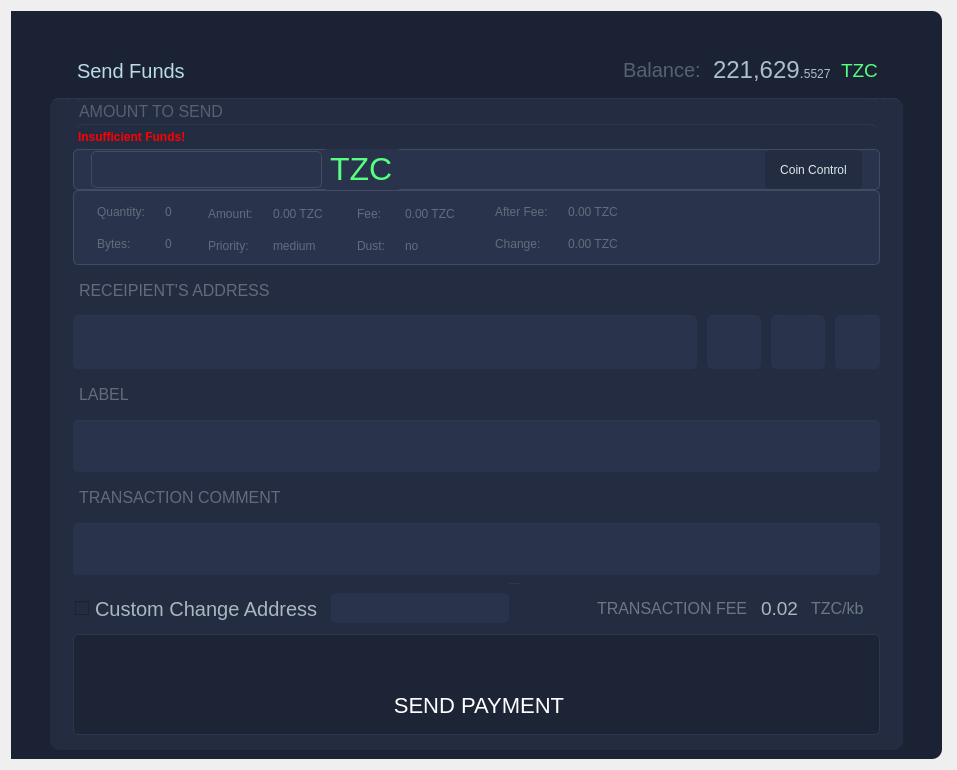
<?xml version="1.0" encoding="UTF-8"?>
<ui version="4.0">
 <class>SendCoinsDialog</class>
 <widget class="QWidget" name="SendCoinsDialog">
  <property name="windowModality">
   <enum>Qt::NonModal</enum>
  </property>
  <property name="geometry">
   <rect>
    <x>0</x>
    <y>0</y>
    <width>957</width>
    <height>770</height>
   </rect>
  </property>
  <property name="windowTitle">
   <string>Form</string>
  </property>
  <property name="styleSheet">
   <string notr="true">
       border:0px;
       title:none;
       background-image: url(:/icons/Background1.png);
       background-repeat:no-repeat;
       background-position: center;
       background-attachment:fixed;
       background-size:cover;
       outline: none;
   </string>
  </property>
  <layout class="QGridLayout" name="gridLayout">
   <property name="rightMargin">
    <number>5</number>
   </property>
   <item row="0" column="0">
    <layout class="QHBoxLayout" name="horizontalLayout" stretch="4">
     <property name="spacing">
      <number>0</number>
     </property>
     <property name="rightMargin">
      <number>10</number>
     </property>
     <item>
      <widget class="QWidget" name="widget_2" native="true">
       <property name="styleSheet">
        <string notr="true">background:#1b2234;
padding:2px;
border-top-right-radius: 10px;
border-bottom-right-radius: 10px;
border-right:1px;
border-color:white;</string>
       </property>
       <layout class="QGridLayout" name="gridLayout_11">
        <item row="0" column="0">
         <layout class="QVBoxLayout" name="verticalLayout_2" stretch="3,25">
          <property name="spacing">
           <number>0</number>
          </property>
          <item>
           <layout class="QVBoxLayout" name="WALLET_TITLE">
            <property name="spacing">
             <number>0</number>
            </property>
            <item>
             <layout class="QHBoxLayout" name="WalletTitle" stretch="0,0,0,0,0,0,0">
              <property name="spacing">
               <number>0</number>
              </property>
              <item>
               <spacer name="horizontalSpacer_9">
                <property name="orientation">
                 <enum>Qt::Horizontal</enum>
                </property>
                <property name="sizeType">
                 <enum>QSizePolicy::Fixed</enum>
                </property>
                <property name="sizeHint" stdset="0">
                 <size>
                  <width>50</width>
                  <height>20</height>
                 </size>
                </property>
               </spacer>
              </item>
              <item>
               <widget class="QLabel" name="label">
                <property name="styleSheet">
                 <string notr="true">background-color:#1b2234;
padding-top:25px;
font-size:20px;
color:#b9dbe8;


</string>
                </property>
                <property name="text">
                 <string>Send Funds</string>
                </property>
               </widget>
              </item>
              <item>
               <spacer name="horizontalSpacer">
                <property name="orientation">
                 <enum>Qt::Horizontal</enum>
                </property>
                <property name="sizeHint" stdset="0">
                 <size>
                  <width>40</width>
                  <height>20</height>
                 </size>
                </property>
               </spacer>
              </item>
              <item>
               <widget class="QLabel" name="label_4">
                <property name="styleSheet">
                 <string notr="true">color:#566070;
background-color:#1b2234;
padding-top:25px;
font-size:20px;
</string>
                </property>
                <property name="text">
                 <string>&lt;html&gt;&lt;head/&gt;&lt;body&gt;&lt;p&gt;Balance:&lt;/p&gt;&lt;/body&gt;&lt;/html&gt;</string>
                </property>
               </widget>
              </item>
              <item>
               <widget class="QLabel" name="labelBalance">
                <property name="styleSheet">
                 <string notr="true">font: 75 14pt &quot;Ubuntu&quot;;
color:#a5c3d1;
backcolor:black;
color:#acbecd;
background-color:#1b2234;
padding-top:25px;

</string>
                </property>
                <property name="text">
                 <string>&lt;html&gt;&lt;head/&gt;&lt;body&gt;&lt;p&gt;&lt;span style=&quot; font-size:18pt; font-weight:400;&quot;&gt;221,629&lt;/span&gt;&lt;span style=&quot; font-size:11pt; font-weight:400;&quot;&gt;.&lt;/span&gt;5527&lt;/p&gt;&lt;/body&gt;&lt;/html&gt;</string>
                </property>
               </widget>
              </item>
              <item>
               <widget class="QLabel" name="label_3">
                <property name="styleSheet">
                 <string notr="true">font: 75 14pt &quot;Ubuntu&quot;;
color:#a5c3d1;
backcolor:black;
color:#acbecd;
background-color:#1b2234;
padding-top:25px;

</string>
                </property>
                <property name="text">
                 <string>&lt;html&gt;&lt;head/&gt;&lt;body&gt;&lt;p&gt;&lt;span style=&quot; font-size:14pt; color:#55ff7f;&quot;&gt;TZC&lt;/span&gt;&lt;/p&gt;&lt;/body&gt;&lt;/html&gt;</string>
                </property>
               </widget>
              </item>
              <item>
               <spacer name="horizontalSpacer_10">
                <property name="orientation">
                 <enum>Qt::Horizontal</enum>
                </property>
                <property name="sizeType">
                 <enum>QSizePolicy::Fixed</enum>
                </property>
                <property name="sizeHint" stdset="0">
                 <size>
                  <width>50</width>
                  <height>20</height>
                 </size>
                </property>
               </spacer>
              </item>
             </layout>
            </item>
           </layout>
          </item>
          <item>
           <layout class="QVBoxLayout" name="BALANCE_CONTENT">
            <property name="spacing">
             <number>0</number>
            </property>
            <property name="leftMargin">
             <number>30</number>
            </property>
            <property name="rightMargin">
             <number>30</number>
            </property>
            <item>
             <widget class="QWidget" name="widget_4" native="true">
              <property name="styleSheet">
               <string notr="true">background-color:#232c41;
border-top: 1px solid #2b3651;
border-radius: 10px;</string>
              </property>
              <layout class="QGridLayout" name="gridLayout_2">
               <property name="leftMargin">
                <number>0</number>
               </property>
               <property name="topMargin">
                <number>0</number>
               </property>
               <property name="rightMargin">
                <number>0</number>
               </property>
               <property name="bottomMargin">
                <number>0</number>
               </property>
               <property name="spacing">
                <number>0</number>
               </property>
               <item row="0" column="0">
                <layout class="QHBoxLayout" name="horizontalLayout_8" stretch="1,35,1">
                 <property name="spacing">
                  <number>0</number>
                 </property>
                 <item>
                  <widget class="QWidget" name="widget_5" native="true">
                   <property name="sizePolicy">
                    <sizepolicy hsizetype="Expanding" vsizetype="Expanding">
                     <horstretch>0</horstretch>
                     <verstretch>0</verstretch>
                    </sizepolicy>
                   </property>
                  </widget>
                 </item>
                 <item>
                  <layout class="QVBoxLayout" name="verticalLayout_6" stretch="1,2,1,1,1,1,1,1,1,2">
                   <property name="spacing">
                    <number>0</number>
                   </property>
                   <property name="bottomMargin">
                    <number>15</number>
                   </property>
                   <item>
                    <layout class="QVBoxLayout" name="AmountTitle">
                     <item>
                      <widget class="QLabel" name="label_5">
                       <property name="styleSheet">
                        <string notr="true">color:#566070;
font-size:16px;</string>
                       </property>
                       <property name="text">
                        <string>AMOUNT TO SEND</string>
                       </property>
                      </widget>
                     </item>
                     <item>
                      <widget class="QLabel" name="labelCoinControlInsuffFunds">
                       <property name="styleSheet">
                        <string notr="true">color:red;font-weight:bold;</string>
                       </property>
                       <property name="text">
                        <string>Insufficient Funds!</string>
                       </property>
                      </widget>
                     </item>
                    </layout>
                   </item>
                   <item>
                    <layout class="QVBoxLayout" name="AmountContent">
                     <item>
                      <widget class="QWidget" name="widget_6" native="true">
                       <property name="styleSheet">
                        <string notr="true">border: 1px solid #414b63;
background:#29334b;
color:#dceaed;
padding:2px;
border-radius:5px;

</string>
                       </property>
                       <layout class="QGridLayout" name="gridLayout_3">
                        <property name="leftMargin">
                         <number>0</number>
                        </property>
                        <property name="topMargin">
                         <number>0</number>
                        </property>
                        <property name="rightMargin">
                         <number>0</number>
                        </property>
                        <property name="bottomMargin">
                         <number>0</number>
                        </property>
                        <property name="spacing">
                         <number>0</number>
                        </property>
                        <item row="0" column="0">
                         <layout class="QHBoxLayout" name="horizontalLayout_10" stretch="1,0,1,20,2,1">
                          <item>
                           <spacer name="horizontalSpacer_3">
                            <property name="orientation">
                             <enum>Qt::Horizontal</enum>
                            </property>
                            <property name="sizeHint" stdset="0">
                             <size>
                              <width>40</width>
                              <height>20</height>
                             </size>
                            </property>
                           </spacer>
                          </item>
                          <item>
                           <widget class="BitcoinAmountField" name="payAmount">
                            <property name="minimumSize">
                             <size>
                              <width>0</width>
                              <height>0</height>
                             </size>
                            </property>
                            <property name="styleSheet">
                             <string notr="true">font-size:25px;
color:#dceaed;
</string>
                            </property>
                           </widget>
                          </item>
                          <item>
                           <widget class="QLabel" name="label_7">
                            <property name="styleSheet">
                             <string notr="true">border:0px;
font-size:26px;
color:#39df7b;</string>
                            </property>
                            <property name="text">
                             <string>&lt;html&gt;&lt;head/&gt;&lt;body&gt;&lt;p&gt;&lt;span style=&quot; font-size:24pt; color:#55ff7f;&quot;&gt;TZC&lt;/span&gt;&lt;/p&gt;&lt;/body&gt;&lt;/html&gt;</string>
                            </property>
                           </widget>
                          </item>
                          <item>
                           <spacer name="horizontalSpacer_2">
                            <property name="orientation">
                             <enum>Qt::Horizontal</enum>
                            </property>
                            <property name="sizeHint" stdset="0">
                             <size>
                              <width>40</width>
                              <height>20</height>
                             </size>
                            </property>
                           </spacer>
                          </item>
                          <item>
                           <widget class="QPushButton" name="pushButtonCoinControl">
                            <property name="styleSheet">
                             <string notr="true">QPushButton::pressed{
background:#232c41;
border: none;
padding:2px;
border-radius: 5px;
height:35px;
padding-left:15px;
padding-right:15px;
box-shadow: 0px 0px 0px 1px rgba(0, 0, 0, 0.1) inset,
  0px 1px 4px 0px rgba(0, 0, 0, 0.1) inset !important;
}
QPushButton{
background:#232c41;
border: none;
padding:2px;
border-radius: 5px;
height:35px;
padding-left:15px;
padding-right:15px;
}

</string>
                            </property>
                            <property name="text">
                             <string>Coin Control</string>
                            </property>
                           </widget>
                          </item>
                          <item>
                           <spacer name="horizontalSpacer_4">
                            <property name="orientation">
                             <enum>Qt::Horizontal</enum>
                            </property>
                            <property name="sizeHint" stdset="0">
                             <size>
                              <width>40</width>
                              <height>20</height>
                             </size>
                            </property>
                           </spacer>
                          </item>
                         </layout>
                        </item>
                       </layout>
                      </widget>
                     </item>
                     <item>
                      <widget class="QWidget" name="widgetCoinControl" native="true">
                       <property name="styleSheet">
                        <string notr="true">border: 1px solid #414b63;
background:#29334b;
color:#dceaed;
padding:2px;
border-radius:5px;</string>
                       </property>
                       <layout class="QHBoxLayout" name="horizontalLayout_3" stretch="0,0,0,1">
                        <property name="spacing">
                         <number>20</number>
                        </property>
                        <property name="bottomMargin">
                         <number>10</number>
                        </property>
                        <item>
                         <layout class="QFormLayout" name="formLayout">
                          <property name="horizontalSpacing">
                           <number>10</number>
                          </property>
                          <property name="verticalSpacing">
                           <number>14</number>
                          </property>
                          <property name="leftMargin">
                           <number>10</number>
                          </property>
                          <property name="topMargin">
                           <number>4</number>
                          </property>
                          <property name="rightMargin">
                           <number>6</number>
                          </property>
                          <item row="0" column="0">
                           <widget class="QLabel" name="labelCoinControlQuantityText">
                            <property name="styleSheet">
                             <string notr="true">color:#626c7b;
border:none;</string>
                            </property>
                            <property name="text">
                             <string>Quantity:</string>
                            </property>
                           </widget>
                          </item>
                          <item row="0" column="1">
                           <widget class="QLabel" name="labelCoinControlQuantity">
                            <property name="styleSheet">
                             <string notr="true">color:#626c7b;
border:none;</string>
                            </property>
                            <property name="text">
                             <string>0</string>
                            </property>
                           </widget>
                          </item>
                          <item row="1" column="0">
                           <widget class="QLabel" name="labelCoinControlBytesText">
                            <property name="styleSheet">
                             <string notr="true">color:#626c7b;
border:none;</string>
                            </property>
                            <property name="text">
                             <string>Bytes:</string>
                            </property>
                           </widget>
                          </item>
                          <item row="1" column="1">
                           <widget class="QLabel" name="labelCoinControlBytes">
                            <property name="styleSheet">
                             <string notr="true">color:#626c7b;
border:none;</string>
                            </property>
                            <property name="text">
                             <string>0</string>
                            </property>
                           </widget>
                          </item>
                         </layout>
                        </item>
                        <item>
                         <layout class="QFormLayout" name="formLayout_5">
                          <property name="horizontalSpacing">
                           <number>10</number>
                          </property>
                          <property name="verticalSpacing">
                           <number>14</number>
                          </property>
                          <property name="topMargin">
                           <number>6</number>
                          </property>
                          <property name="rightMargin">
                           <number>4</number>
                          </property>
                          <property name="bottomMargin">
                           <number>0</number>
                          </property>
                          <item row="0" column="0">
                           <widget class="QLabel" name="labelCoinControlAmountText">
                            <property name="styleSheet">
                             <string notr="true">color:#626c7b;
border:none;</string>
                            </property>
                            <property name="text">
                             <string>Amount:</string>
                            </property>
                           </widget>
                          </item>
                          <item row="1" column="0">
                           <widget class="QLabel" name="labelCoinControlPriorityText">
                            <property name="styleSheet">
                             <string notr="true">color:#626c7b;
border:none;</string>
                            </property>
                            <property name="text">
                             <string>Priority:</string>
                            </property>
                           </widget>
                          </item>
                          <item row="0" column="1">
                           <widget class="QLabel" name="labelCoinControlAmount">
                            <property name="styleSheet">
                             <string notr="true">color:#626c7b;
border:none;</string>
                            </property>
                            <property name="text">
                             <string>0.00 TZC</string>
                            </property>
                           </widget>
                          </item>
                          <item row="1" column="1">
                           <widget class="QLabel" name="labelCoinControlPriority">
                            <property name="styleSheet">
                             <string notr="true">color:#626c7b;
border:none;</string>
                            </property>
                            <property name="text">
                             <string>medium</string>
                            </property>
                           </widget>
                          </item>
                         </layout>
                        </item>
                        <item>
                         <layout class="QFormLayout" name="formLayout_6">
                          <property name="horizontalSpacing">
                           <number>10</number>
                          </property>
                          <property name="verticalSpacing">
                           <number>14</number>
                          </property>
                          <property name="topMargin">
                           <number>6</number>
                          </property>
                          <property name="rightMargin">
                           <number>4</number>
                          </property>
                          <item row="0" column="0">
                           <widget class="QLabel" name="labelCoinControlFeeText">
                            <property name="styleSheet">
                             <string notr="true">color:#626c7b;
border:none;</string>
                            </property>
                            <property name="text">
                             <string>Fee:</string>
                            </property>
                           </widget>
                          </item>
                          <item row="1" column="0">
                           <widget class="QLabel" name="labelCoinControlLowOutputText">
                            <property name="styleSheet">
                             <string notr="true">color:#626c7b;
border:none;</string>
                            </property>
                            <property name="text">
                             <string>Dust:</string>
                            </property>
                           </widget>
                          </item>
                          <item row="0" column="1">
                           <widget class="QLabel" name="labelCoinControlFee_2">
                            <property name="styleSheet">
                             <string notr="true">color:#626c7b;
border:none;</string>
                            </property>
                            <property name="text">
                             <string>0.00 TZC</string>
                            </property>
                           </widget>
                          </item>
                          <item row="1" column="1">
                           <widget class="QLabel" name="labelCoinControlLowOutput">
                            <property name="styleSheet">
                             <string notr="true">color:#626c7b;
border:none;</string>
                            </property>
                            <property name="text">
                             <string>no</string>
                            </property>
                           </widget>
                          </item>
                         </layout>
                        </item>
                        <item>
                         <layout class="QFormLayout" name="formLayout_7">
                          <property name="horizontalSpacing">
                           <number>10</number>
                          </property>
                          <property name="verticalSpacing">
                           <number>14</number>
                          </property>
                          <property name="leftMargin">
                           <number>6</number>
                          </property>
                          <property name="topMargin">
                           <number>4</number>
                          </property>
                          <property name="rightMargin">
                           <number>6</number>
                          </property>
                          <item row="0" column="0">
                           <widget class="QLabel" name="labelCoinControlAfterFeeText">
                            <property name="styleSheet">
                             <string notr="true">color:#626c7b;
border:none;</string>
                            </property>
                            <property name="text">
                             <string>After Fee:</string>
                            </property>
                           </widget>
                          </item>
                          <item row="1" column="0">
                           <widget class="QLabel" name="labelCoinControlChangeText">
                            <property name="styleSheet">
                             <string notr="true">color:#626c7b;
border:none;</string>
                            </property>
                            <property name="text">
                             <string>Change:</string>
                            </property>
                           </widget>
                          </item>
                          <item row="0" column="1">
                           <widget class="QLabel" name="labelCoinControlAfterFee">
                            <property name="styleSheet">
                             <string notr="true">color:#626c7b;
border:none;</string>
                            </property>
                            <property name="text">
                             <string>0.00 TZC</string>
                            </property>
                           </widget>
                          </item>
                          <item row="1" column="1">
                           <widget class="QLabel" name="labelCoinControlChange">
                            <property name="styleSheet">
                             <string notr="true">color:#626c7b;
border:none;</string>
                            </property>
                            <property name="text">
                             <string>0.00 TZC</string>
                            </property>
                           </widget>
                          </item>
                         </layout>
                        </item>
                       </layout>
                      </widget>
                     </item>
                    </layout>
                   </item>
                   <item>
                    <layout class="QVBoxLayout" name="ReceipientTitle">
                     <item>
                      <widget class="QLabel" name="label_8">
                       <property name="styleSheet">
                        <string notr="true">color:#626c7b;
border:none;
font-size:16px;</string>
                       </property>
                       <property name="text">
                        <string>RECEIPIENT'S ADDRESS</string>
                       </property>
                      </widget>
                     </item>
                    </layout>
                   </item>
                   <item>
                    <layout class="QGridLayout" name="gridLayout_6">
                     <item row="0" column="0">
                      <layout class="QHBoxLayout" name="horizontalLayout_11" stretch="15,1,1,1">
                       <property name="spacing">
                        <number>10</number>
                       </property>
                       <item>
                        <widget class="QWidget" name="widget_10" native="true">
                         <property name="styleSheet">
                          <string notr="true">background-position: center;
outline: none;
background:#29334b;
color:white;
padding:2px;
border-radius:5px;
height:30px;
</string>
                         </property>
                         <layout class="QVBoxLayout" name="verticalLayout_4">
                          <item>
                           <widget class="QValidatedLineEdit" name="payTo">
                            <property name="styleSheet">
                             <string notr="true">color: #d6d5d5;
font-size:20px;
border:0px;</string>
                            </property>
                            <property name="toolTip">
                             <string>Enter Receipient's TZC Wallet Address</string>
                            </property>
                           </widget>
                          </item>
                         </layout>
                        </widget>
                       </item>
                       <item>
                        <widget class="QWidget" name="widget_9" native="true">
                         <property name="styleSheet">
                          <string notr="true">background:#29334b;
color:white;
padding:2px;
border-radius:5px;
height:30px;

</string>
                         </property>
                         <layout class="QGridLayout" name="gridLayout_7">
                          <item row="0" column="0">
                           <widget class="QPushButton" name="addressBookButton">
                            <property name="styleSheet">
                             <string notr="true">QPushButton::pressed{
background-color: #232c41;
border:0px;
image:url(:/icons/addressbook);
title:none;
box-shadow: 0px 0px 0px 1px rgba(0, 0, 0, 0.1) inset,
  0px 1px 4px 0px rgba(0, 0, 0, 0.1) inset !important;
}
QPushButton{
border:0px;
image:url(:/icons/addressbook);
title:none;
}

                             </string>
                            </property>
                            <property name="text">
                             <string/>
                            </property>
                           </widget>
                          </item>
                         </layout>
                        </widget>
                       </item>
                       <item>
                        <widget class="QWidget" name="widget_11" native="true">
                         <property name="styleSheet">
                          <string notr="true">

background-position: center;
outline: none;
background:#29334b;
color:white;
padding:2px;
border-radius:5px;
height:50px;
</string>
                         </property>
                         <layout class="QGridLayout" name="gridLayout_9">
                          <property name="topMargin">
                           <number>0</number>
                          </property>
                          <property name="bottomMargin">
                           <number>0</number>
                          </property>
                          <item row="0" column="0">
                           <widget class="QPushButton" name="deleteButton">
                            <property name="styleSheet">
                             <string notr="true">
                                 border:0px;
                                 title:none;
                             </string>
                            </property>
                            <property name="text">
                             <string/>
                            </property>
                           </widget>
                          </item>
                         </layout>
                        </widget>
                       </item>
                       <item>
                        <widget class="QWidget" name="widget_7" native="true">
                         <property name="styleSheet">
                          <string notr="true">background-position: center;
outline: none;
background:#29334b;
color:white;
padding:2px;
border-radius:5px;
height:50px;
</string>
                         </property>
                         <layout class="QGridLayout" name="gridLayout_8">
                          <property name="leftMargin">
                           <number>0</number>
                          </property>
                          <property name="topMargin">
                           <number>0</number>
                          </property>
                          <property name="bottomMargin">
                           <number>0</number>
                          </property>
                          <item row="0" column="0">
                           <widget class="QPushButton" name="pasteButton">
                            <property name="styleSheet">
                             <string notr="true">QPushButton::pressed{
background-color: #232c41;
border:0px;
image:url(:/icons/copyclipboard);
title:none;
box-shadow: 0px 0px 0px 1px rgba(0, 0, 0, 0.1) inset,
  0px 1px 4px 0px rgba(0, 0, 0, 0.1) inset !important;
}
QPushButton{
border:0px;
image:url(:/icons/copyclipboard);
title:none;
}</string>
                            </property>
                            <property name="text">
                             <string/>
                            </property>
                           </widget>
                          </item>
                         </layout>
                        </widget>
                       </item>
                      </layout>
                     </item>
                    </layout>
                   </item>
                   <item>
                    <layout class="QVBoxLayout" name="LabelTitle">
                     <item>
                      <widget class="QLabel" name="label_9">
                       <property name="styleSheet">
                        <string notr="true">color:#626c7b;
border:none;
font-size:16px;</string>
                       </property>
                       <property name="text">
                        <string>LABEL</string>
                       </property>
                      </widget>
                     </item>
                    </layout>
                   </item>
                   <item>
                    <layout class="QVBoxLayout" name="LabelContent">
                     <item>
                      <widget class="QWidget" name="widget_12" native="true">
                       <property name="styleSheet">
                        <string notr="true">background:#29334b;
color:white;
padding:2px;
border-radius:5px;
height:30px;
</string>
                       </property>
                       <layout class="QVBoxLayout" name="verticalLayout_3">
                        <item>
                         <widget class="QLineEdit" name="addAsLabel">
                          <property name="sizePolicy">
                           <sizepolicy hsizetype="Expanding" vsizetype="Expanding">
                            <horstretch>0</horstretch>
                            <verstretch>0</verstretch>
                           </sizepolicy>
                          </property>
                          <property name="styleSheet">
                           <string notr="true">color: #d6d5d5;
font-size:20px;
border:0px;</string>
                          </property>
                          <property name="text">
                           <string/>
                          </property>
                          <property name="toolTip">
                           <string>Enter a Label for this Address to add it to your address book</string>
                          </property>
                         </widget>
                        </item>
                       </layout>
                      </widget>
                     </item>
                    </layout>
                   </item>
                   <item>
                    <layout class="QVBoxLayout" name="TransactionTitle">
                     <item>
                      <widget class="QLabel" name="label_10">
                       <property name="styleSheet">
                        <string notr="true">color:#626c7b;
border:none;
font-size:16px;</string>
                       </property>
                       <property name="text">
                        <string>TRANSACTION COMMENT</string>
                       </property>
                      </widget>
                     </item>
                    </layout>
                   </item>
                   <item>
                    <layout class="QVBoxLayout" name="TransactionContent">
                     <item>
                      <widget class="QWidget" name="widget_14" native="true">
                       <property name="styleSheet">
                        <string notr="true">background:#29334b;
color:white;
padding:2px;
border-radius:5px;
height:30px;
</string>
                       </property>
                       <layout class="QVBoxLayout" name="verticalLayout">
                        <item>
                         <widget class="QValidatedLineEdit" name="editTxComment">
                          <property name="styleSheet">
                           <string notr="true">color: #d6d5d5;
font-size:20px;
border:0px;</string>
                          </property>
                          <property name="text">
                           <string/>
                          </property>
                          <property name="toolTip">
                           <string>Enter a message up to 140 characters(Note: this information is public)</string>
                          </property>
                         </widget>
                        </item>
                       </layout>
                      </widget>
                     </item>
                     <item>
                      <spacer name="verticalSpacer">
                       <property name="orientation">
                        <enum>Qt::Vertical</enum>
                       </property>
                       <property name="sizeType">
                        <enum>QSizePolicy::Fixed</enum>
                       </property>
                       <property name="sizeHint" stdset="0">
                        <size>
                         <width>20</width>
                         <height>8</height>
                        </size>
                       </property>
                      </spacer>
                     </item>
                    </layout>
                   </item>
                   <item>
                    <layout class="QVBoxLayout" name="CustomChange">
                     <item>
                      <layout class="QHBoxLayout" name="horizontalLayout_13">
                       <item>
                        <widget class="QCheckBox" name="checkBoxCoinControlChange">
                         <property name="styleSheet">
                          <string notr="true">color:#aab7be;
font-size:20px;
border:none;</string>
                         </property>
                         <property name="text">
                          <string>Custom Change Address</string>
                         </property>
                        </widget>
                       </item>
                       <item>
                        <spacer name="horizontalSpacer_8">
                         <property name="orientation">
                          <enum>Qt::Horizontal</enum>
                         </property>
                         <property name="sizeType">
                          <enum>QSizePolicy::Fixed</enum>
                         </property>
                         <property name="sizeHint" stdset="0">
                          <size>
                           <width>10</width>
                           <height>5</height>
                          </size>
                         </property>
                        </spacer>
                       </item>
                       <item>
                        <widget class="QValidatedLineEdit" name="lineEditCoinControlChange">
                         <property name="minimumSize">
                          <size>
                           <width>0</width>
                           <height>1</height>
                          </size>
                         </property>
                         <property name="styleSheet">
                          <string notr="true">background:#29334b;
padding:2px;
border-radius:5px;
color: #d6d5d5;
font-size:20px;
border:0px;
</string>
                         </property>
                         <property name="toolTip">
                          <string>Enter a custom Change Address</string>
                         </property>
                         <property name="clearButtonEnabled">
                          <bool>false</bool>
                         </property>
                        </widget>
                       </item>
                       <item>
                        <widget class="QLabel" name="labelCoinControlChangeLabel">
                         <property name="text">
                          <string/>
                         </property>
                        </widget>
                       </item>
                       <item>
                        <spacer name="horizontalSpacer_5">
                         <property name="orientation">
                          <enum>Qt::Horizontal</enum>
                         </property>
                         <property name="sizeHint" stdset="0">
                          <size>
                           <width>40</width>
                           <height>20</height>
                          </size>
                         </property>
                        </spacer>
                       </item>
                       <item>
                        <widget class="QLabel" name="label_11">
                         <property name="styleSheet">
                          <string notr="true">color:#6c7885;
font-size:16px;
border:none;</string>
                         </property>
                         <property name="text">
                          <string>&lt;html&gt;&lt;head/&gt;&lt;body&gt;&lt;p&gt;TRANSACTION FEE&lt;/p&gt;&lt;/body&gt;&lt;/html&gt;</string>
                         </property>
                        </widget>
                       </item>
                       <item>
                        <widget class="QLabel" name="labelCoinControlFee">
                         <property name="styleSheet">
                          <string notr="true">color:#aab7be;
font-size:14pt;
border:none;</string>
                         </property>
                         <property name="text">
                          <string>0.02</string>
                         </property>
                        </widget>
                       </item>
                       <item>
                        <widget class="QLabel" name="label_15">
                         <property name="styleSheet">
                          <string notr="true">color:#6c7885;
font-size:16px;
border:none;</string>
                         </property>
                         <property name="text">
                          <string>TZC/kb</string>
                         </property>
                        </widget>
                       </item>
                       <item>
                        <spacer name="horizontalSpacer_7">
                         <property name="orientation">
                          <enum>Qt::Horizontal</enum>
                         </property>
                         <property name="sizeType">
                          <enum>QSizePolicy::Fixed</enum>
                         </property>
                         <property name="sizeHint" stdset="0">
                          <size>
                           <width>10</width>
                           <height>20</height>
                          </size>
                         </property>
                        </spacer>
                       </item>
                      </layout>
                     </item>
                    </layout>
                   </item>
                   <item>
                    <layout class="QVBoxLayout" name="verticalLayout_7">
                     <item>
                      <widget class="QWidget" name="widget_16" native="true">
                       <property name="styleSheet">
                        <string notr="true">background:#1c2436;
color:white;
padding:2px;
border-radius:5px;
border: 1px solid #2b3651;

</string>
                       </property>
                       <layout class="QGridLayout" name="gridLayout_5">
                        <item row="0" column="0">
                         <layout class="QVBoxLayout" name="verticalLayout_8">
                          <property name="spacing">
                           <number>0</number>
                          </property>
                          <item>
                           <widget class="QPushButton" name="sendButton">
                            <property name="sizePolicy">
                             <sizepolicy hsizetype="Preferred" vsizetype="Preferred">
                              <horstretch>0</horstretch>
                              <verstretch>0</verstretch>
                             </sizepolicy>
                            </property>
                            <property name="styleSheet">
                             <string notr="true">
                                 border:0px;
                                 background-image:url(:/icons/send_green_big);
                                 title:none;
                                 width:15px;height:25px;
                                 background-repeat:no-repeat;
                                 background-position: center;
                                 outline: none;</string>
                            </property>
                            <property name="text">
                             <string/>
                            </property>
                           </widget>
                          </item>
                          <item>
                           <widget class="QLabel" name="label_16">
                            <property name="styleSheet">
                             <string notr="true">color:white;
font-size:22px;
border:none;</string>
                            </property>
                            <property name="text">
                             <string>&lt;html&gt;&lt;head/&gt;&lt;body&gt;&lt;p align=&quot;center&quot;&gt;SEND PAYMENT&lt;/p&gt;&lt;/body&gt;&lt;/html&gt;</string>
                            </property>
                           </widget>
                          </item>
                         </layout>
                        </item>
                       </layout>
                      </widget>
                     </item>
                    </layout>
                   </item>
                  </layout>
                 </item>
                 <item>
                  <widget class="QWidget" name="widget_17" native="true">
                   <property name="sizePolicy">
                    <sizepolicy hsizetype="Expanding" vsizetype="Expanding">
                     <horstretch>0</horstretch>
                     <verstretch>0</verstretch>
                    </sizepolicy>
                   </property>
                  </widget>
                 </item>
                </layout>
               </item>
              </layout>
             </widget>
            </item>
           </layout>
          </item>
         </layout>
        </item>
       </layout>
      </widget>
     </item>
    </layout>
   </item>
  </layout>
 </widget>
 <customwidgets>
  <customwidget>
   <class>BitcoinAmountField</class>
   <extends>QLineEdit</extends>
   <header>bitcoinamountfield.h</header>
   <container>1</container>
  </customwidget>
  <customwidget>
   <class>QValidatedLineEdit</class>
   <extends>QLineEdit</extends>
   <header>qvalidatedlineedit.h</header>
  </customwidget>
 </customwidgets>
 <resources/>
 <connections/>
</ui>
